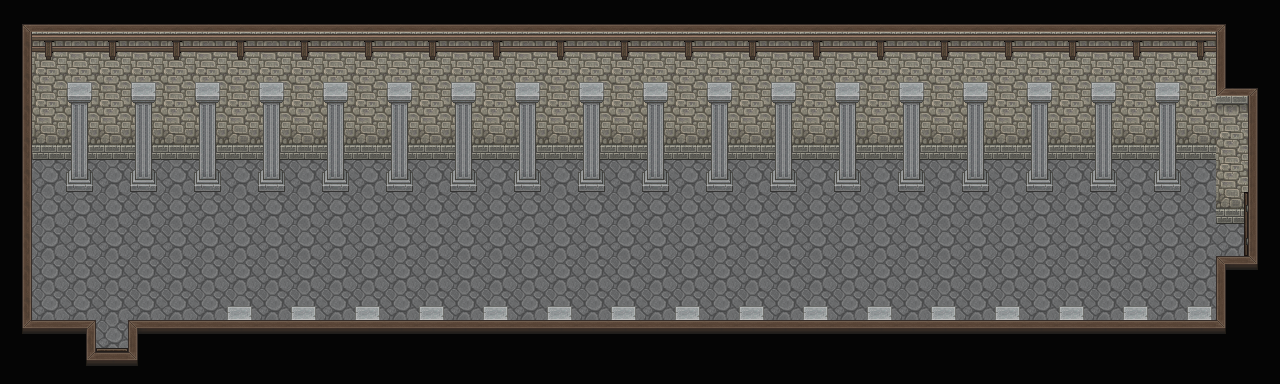

A 2D game scene composited from a Tiled map and its tileset images. What follows is a short description and the map's XML, with each tile layer's data collapsed to a summary:
An orthogonal 40x12 tile map with 32x32 px tiles, 8 tile layers (壁周り, 床, 壁, オブジェクト, ...), 7 tilesets.

<map version="1.10" tiledversion="1.11.2" orientation="orthogonal" renderorder="right-down" width="40" height="12" tilewidth="32" tileheight="32" infinite="0" nextlayerid="9" nextobjectid="1">
 <tileset firstgid="1" source="black.tsx" />
 <tileset firstgid="2" source="Door.tsx" />
 <tileset firstgid="14" source="Inside-Town-A5.tsx" />
 <tileset firstgid="142" source="Bridge1-F.tsx" />
 <tileset firstgid="398" source="ModernI-A501.tsx" />
 <tileset firstgid="526" source="Inside-Town-D-2.tsx" />
 <tileset firstgid="534" source="Cave1-MineC-1.tsx" />
 <layer id="1" name="壁周り" width="40" height="12" locked="1">
  <data>[480 cells, 141 non-empty, 1 distinct tile ids]</data>
 </layer>
 <layer id="4" name="床" width="40" height="12" locked="1">
  <data>[480 cells, 187 non-empty, 1 distinct tile ids]</data>
 </layer>
 <layer id="5" name="壁" width="40" height="12" locked="1">
  <data>[480 cells, 252 non-empty, 15 distinct tile ids]</data>
 </layer>
 <layer id="8" name="オブジェクト" width="40" height="12" locked="1">
  <data>[480 cells, 37 non-empty, 2 distinct tile ids]</data>
 </layer>
 <layer id="7" name="柱" width="40" height="12" locked="1">
  <data>[480 cells, 88 non-empty, 4 distinct tile ids]</data>
 </layer>
 <layer id="3" name="ドア2" width="40" height="12" locked="1">
  <data>[480 cells, 1 non-empty, 1 distinct tile ids]</data>
 </layer>
 <layer id="2" name="ドア1" width="40" height="12" locked="1">
  <data>[480 cells, 2 non-empty, 2 distinct tile ids]</data>
 </layer>
 <layer id="6" name="影" width="40" height="12" locked="1" opacity="0.23">
  <data>[480 cells, 480 non-empty, 1 distinct tile ids]</data>
 </layer>
</map>
